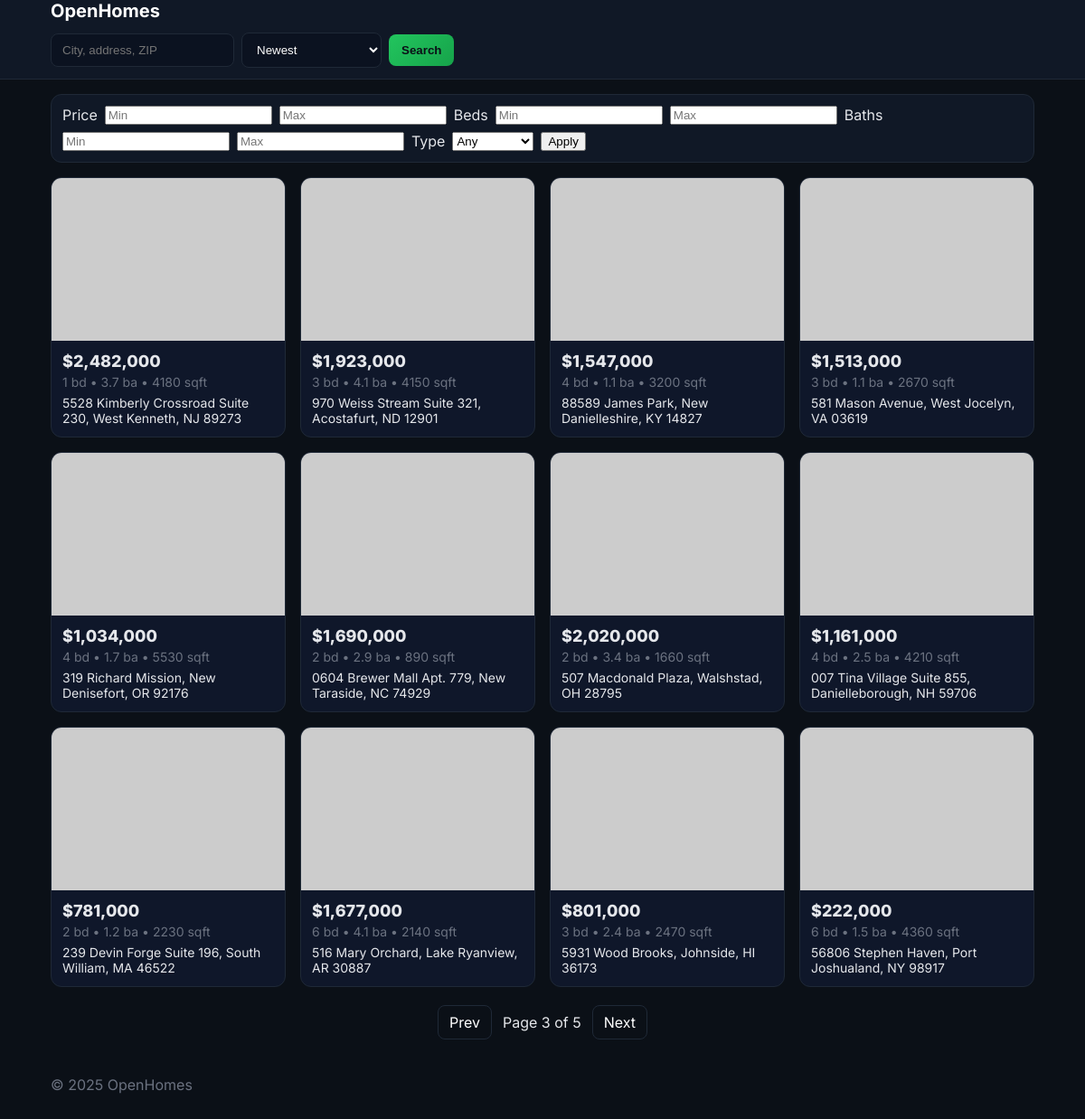
/?page=3, run on the app's committed database.
### app/models.py (models this page shows, shortened)
class Property(db.Model):
    __tablename__ = "properties"
    id: Mapped[int] = mapped_column(Integer, primary_key=True)
    title: Mapped[str] = mapped_column(String(255), nullable=False)
    address_line: Mapped[str] = mapped_column(String(255), nullable=False)
    city: Mapped[str] = mapped_column(String(120), nullable=False)
    state: Mapped[str] = mapped_column(String(20), nullable=False)
    zipcode: Mapped[str] = mapped_column(String(20), nullable=False)
    price: Mapped[int] = mapped_column(Integer, nullable=False, index=True)
    bedrooms: Mapped[int] = mapped_column(Integer, nullable=False, default=0)
    bathrooms: Mapped[float] = mapped_column(Float, nullable=False, default=0.0)
    property_type: Mapped[str] = mapped_column(String(50), nullable=False, default="house")
    square_feet: Mapped[int] = mapped_column(Integer, nullable=True)
    lot_size_sqft: Mapped[int] = mapped_column(Integer, nullable=True)
    latitude: Mapped[float] = mapped_column(Float, nullable=True)
    longitude: Mapped[float] = mapped_column(Float, nullable=True)
    year_built: Mapped[int] = mapped_column(Integer, nullable=True)
    description: Mapped[str] = mapped_column(Text, nullable=True)
    status: Mapped[str] = mapped_column(String(50), nullable=False, default="for_sale")
    created_at: Mapped[datetime] = mapped_column(DateTime, nullable=False, default=datetime.utcnow)
    updated_at: Mapped[datetime] = mapped_column(DateTime, nullable=False, default=datetime.utcnow, onupdate=datetime.utcnow)
    images: Mapped[List["PropertyImage"]] = relationship(
        back_populates="property",
        cascade="all, delete-orphan",
        lazy="selectin",
    )
    __table_args__ = (
        Index("idx_properties_city_state", "city", "state"),
        Index("idx_properties_created_at", "created_at"),
    )

### app/routes/pages.py (the view)
@pages_bp.get("/")
def home():
    per_page = int(request.args.get("per_page") or 12)
    page = int(request.args.get("page") or 1)
    query = Property.query.order_by(Property.created_at.desc())
    pagination = query.paginate(page=page, per_page=per_page, error_out=False)
    return render_template(
        "home.html",
        properties=pagination.items,
        pagination=pagination,
        search_params={},
    )

### app/templates/home.html (shortened to what this page needs)
{% extends 'base.html' %}
{% block content %}
<section class="filters">
  <div class="filter-row">
    <label>Price</label>
    <input type="number" id="min_price" placeholder="Min" min="0" />
    <input type="number" id="max_price" placeholder="Max" min="0" />
    <label>Beds</label>
    <input type="number" id="min_bed" placeholder="Min" min="0" />
    <input type="number" id="max_bed" placeholder="Max" min="0" />
    <label>Baths</label>
    <input type="number" id="min_bath" placeholder="Min" step="0.5" min="0" />
    <input type="number" id="max_bath" placeholder="Max" step="0.5" min="0" />
    <label>Type</label>
    <select id="type">
      <option value="">Any</option>
    </select>
    <button id="applyFilters">Apply</button>
  </div>
</section>
<section id="results" class="grid">
  {% for p in properties %}
  <a class="card" href="/properties/{{ p.id }}">
    <div class="card-image" style="background-image:url('{{ p.images[0].url if p.images else 'https://picsum.photos/640/420?grayscale' }}')"></div>
    <div class="card-body">
      <div class="price">${{ '{:,}'.format(p.price) }}</div>
      <div class="meta">{{ p.bedrooms }} bd • {{ p.bathrooms }} ba • {{ p.square_feet or '?' }} sqft</div>
      <div class="address">{{ p.address_line }}, {{ p.city }}, {{ p.state }} {{ p.zipcode }}</div>
    </div>
  </a>
  {% endfor %}
</section>
{% if pagination.pages > 1 %}
<nav class="pagination">
  {% if pagination.has_prev %}
  <a href="?page={{ pagination.prev_num }}" class="prev">Prev</a>
  {% endif %}
  <span>Page {{ pagination.page }} of {{ pagination.pages }}</span>
  {% if pagination.has_next %}
  <a href="?page={{ pagination.next_num }}" class="next">Next</a>
  {% endif %}
</nav>
{% endif %}
{% endblock %}

### app/static/css/styles.css (style rules this page uses)
* { box-sizing:border-box }
:root { --bg:#0b1017;--surface:#101826;--muted:#6b7280;--text:#e5e7eb;--primary:#22c55e;--card:#0f172a }
body { margin:0;background:var(--bg);color:var(--text);font-family:Inter,system-ui,-apple-system,Segoe UI,Roboto,Helvetica,Arial,sans-serif }
.filters { background:var(--surface);border:1px solid #1f2937;border-radius:12px;margin:16px 0 }
.filter-row { display:flex;flex-wrap:wrap;gap:8px;padding:12px }
.grid { display:grid;grid-template-columns:repeat(auto-fill,minmax(260px,1fr));gap:16px;margin:16px 0 }
.card { background:var(--card);border:1px solid #1f2937;border-radius:12px;overflow:hidden;text-decoration:none;color:inherit;display:flex;flex-direction:column }
.card-image { background:#0b1220;height:180px;background-size:cover;background-position:center }
.card-body { padding:12px }
.price { font-weight:800;font-size:18px }
.meta { color:var(--muted);font-size:14px;margin-top:4px }
.address { margin-top:6px;font-size:14px }
.pagination { display:flex;justify-content:center;align-items:center;gap:12px;margin:20px 0 }
.pagination a { color:#fff;text-decoration:none;padding:8px 12px;border:1px solid #1f2937;border-radius:8px }

### data on the page
Property: price "2,482,000", bedrooms "1", bathrooms "3.7", square_feet "4180", address_line "5528 Kimberly Crossroad Suite 230", city "West Kenneth", state "NJ", zipcode "89273"
Property: price "1,923,000", bedrooms "3", bathrooms "4.1", square_feet "4150", address_line "970 Weiss Stream Suite 321", city "Acostafurt", state "ND", zipcode "12901"
Property: price "1,547,000", bedrooms "4", bathrooms "1.1", square_feet "3200", address_line "88589 James Park", city "New Danielleshire", state "KY", zipcode "14827"
Property: price "1,513,000", bedrooms "3", bathrooms "1.1", square_feet "2670", address_line "581 Mason Avenue", city "West Jocelyn", state "VA", zipcode "03619"
Property: price "1,034,000", bedrooms "4", bathrooms "1.7", square_feet "5530", address_line "319 Richard Mission", city "New Denisefort", state "OR", zipcode "92176"
Property: price "1,690,000", bedrooms "2", bathrooms "2.9", square_feet "890", address_line "0604 Brewer Mall Apt. 779", city "New Taraside", state "NC", zipcode "74929"
Property: price "2,020,000", bedrooms "2", bathrooms "3.4", square_feet "1660", address_line "507 Macdonald Plaza", city "Walshstad", state "OH", zipcode "28795"
Property: price "1,161,000", bedrooms "4", bathrooms "2.5", square_feet "4210", address_line "007 Tina Village Suite 855", city "Danielleborough", state "NH", zipcode "59706"
Property: price "781,000", bedrooms "2", bathrooms "1.2", square_feet "2230", address_line "239 Devin Forge Suite 196", city "South William", state "MA", zipcode "46522"
Property: price "1,677,000", bedrooms "6", bathrooms "4.1", square_feet "2140", address_line "516 Mary Orchard", city "Lake Ryanview", state "AR", zipcode "30887"
Property: price "801,000", bedrooms "3", bathrooms "2.4", square_feet "2470", address_line "5931 Wood Brooks", city "Johnside", state "HI", zipcode "36173"
Property: price "222,000", bedrooms "6", bathrooms "1.5", square_feet "4360", address_line "56806 Stephen Haven", city "Port Joshualand", state "NY", zipcode "98917"

### other printed values
{{ pagination.page }} "3"
{{ pagination.pages }} "5"
{{ 2025 }} "2025"
